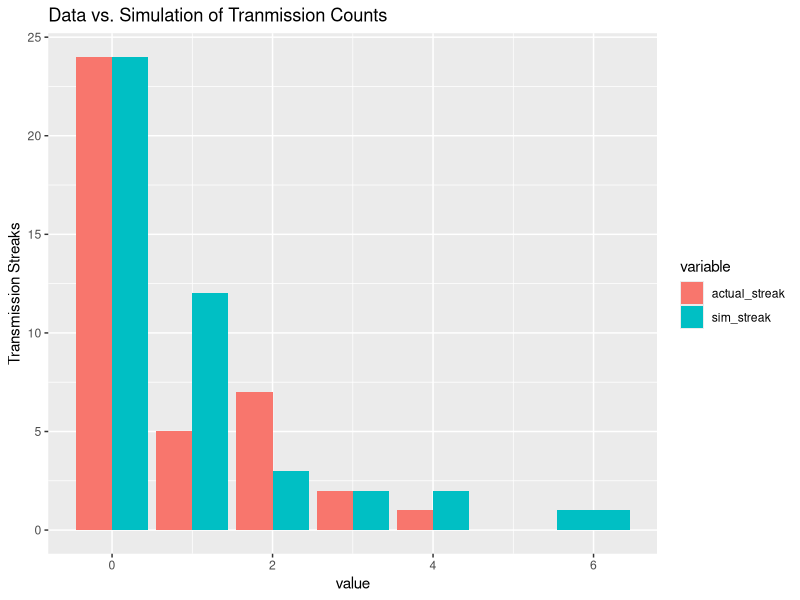
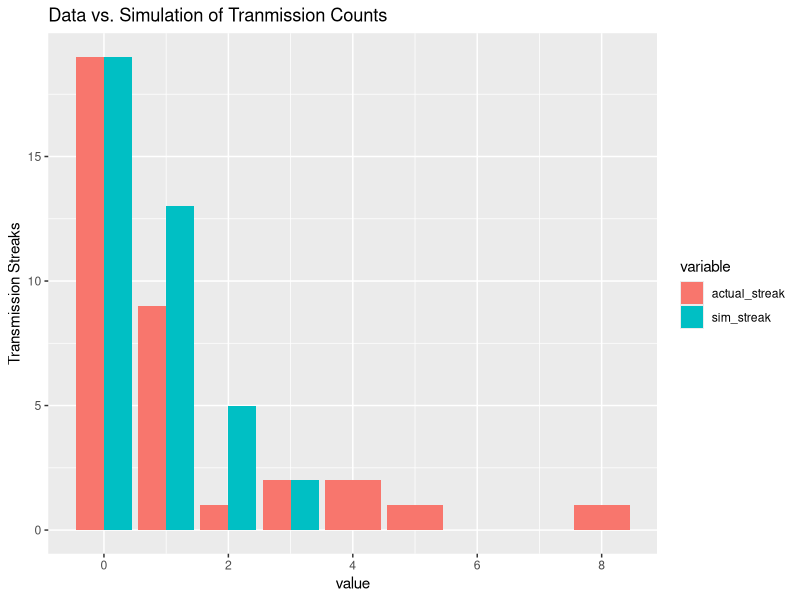
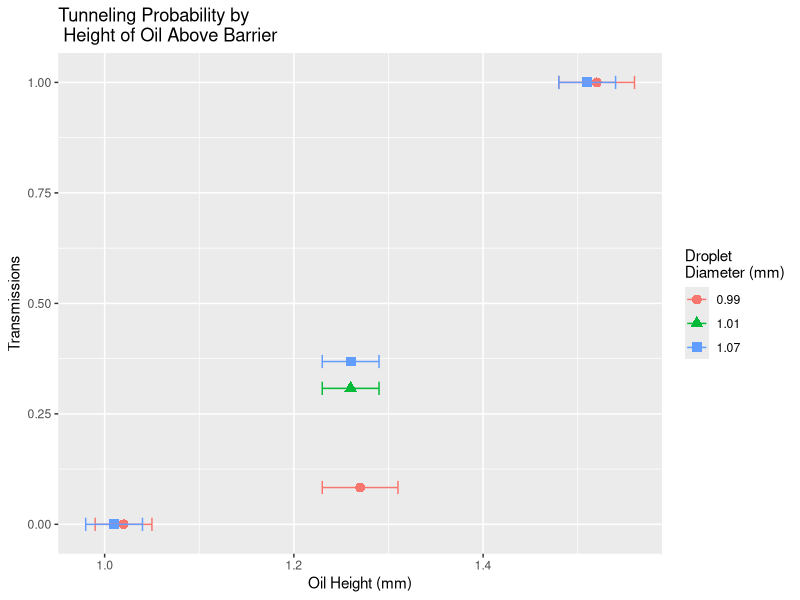
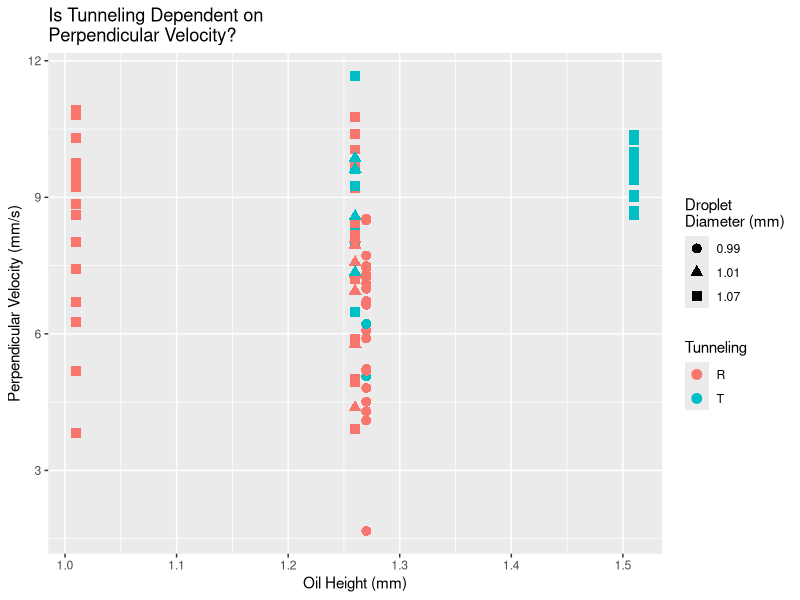
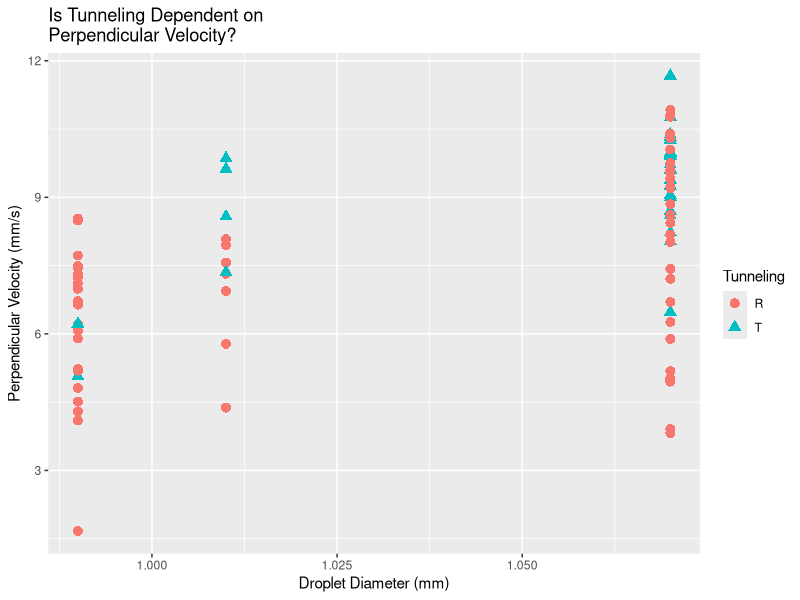
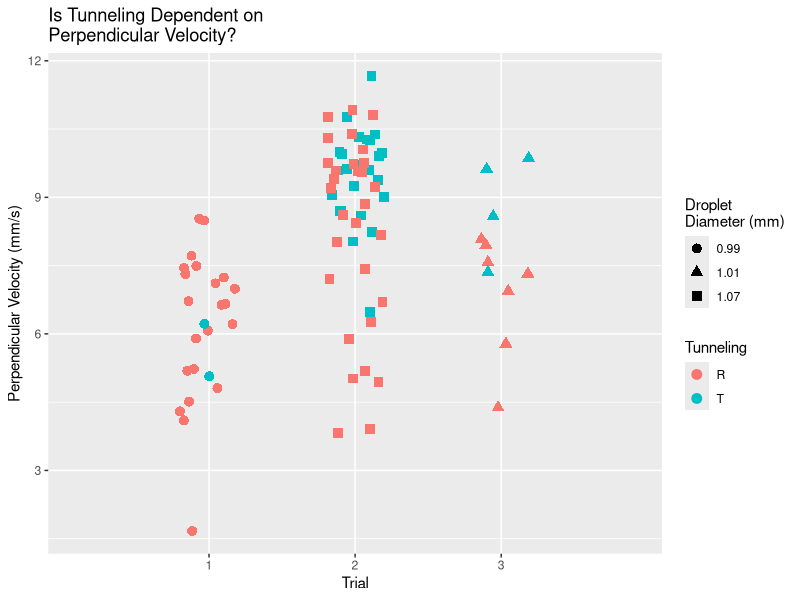

These figures' R source, in order:
## ---- chunk 1
suppressWarnings(library(ggplot2))
library(tidyr)
library(dplyr)
## ---- chunk 2
set.seed(4)

# Import data.
data <- c("R", "T", "T", "T", "R", "T", "T", "R", "T", "R","R","R","R","T", "R","R","R","R","R","T", "R","R","R","T","R","R","R","R","R","R","R","R","T", "T", "T", "T", "R", "R", "R", "T", "T", "R", "T","T", "R", "T", "T","R","T", "T", "R", "R", "T", "T", "R", "T", "R","R","R","R","T", "T", "T", "R", "T", "T", "R")

# Write function to calculate the streak of transmissions.
calc_streak <- function(x){
    diff(which(c(0, as.numeric(x == "T"), 0) == 0)) - 1
}

# Calculate streak of data.
streak <- calc_streak(data)


# Reproduce with a simulation. Calculate streaks of simulation.
T_prob <- 31.0/length(data)
outcomes <- c("T", "R")
sim_data <- sample(outcomes, size = length(data), replace = TRUE, prob = c(T_prob, (1-T_prob)))
sim <- calc_streak(sim_data)


# Format real and simulated data for plots.
st <- data.frame(streak) %>% 
  group_by(streak) %>% 
  summarize(results = n()) %>%
  rename(actual_streak = streak)

su <- data.frame(sim) %>% 
  group_by(sim) %>% 
  summarize(results = n()) %>%
  rename(sim_streak = sim)

all <- full_join(st,su, by= "results")
all[is.na(all)] <- 0
all.long <- gather(all, "variable","value", -results)


# Plot.
ggplot(all.long, aes(value, results, fill=variable)) + 
  geom_bar(stat="identity", position="dodge") +
  ggtitle("Data vs. Simulation of Tranmission Counts") + ylab("Transmission Streaks")
## ---- chunk 3
# Write function to calculate the streak of reflections.
calc_streak <- function(x){
    diff(which(c(0, as.numeric(x == "R"), 0) == 0)) - 1
}

# Calculate streak of data.
streak <- calc_streak(data)


# Calculate streaks of simulation.
sim <- calc_streak(sim_data)


# Format real and simulated data for plots.
st <- data.frame(streak) %>% 
  group_by(streak) %>% 
  summarize(results = n()) %>%
  rename(actual_streak = streak)

su <- data.frame(sim) %>% 
  group_by(sim) %>% 
  summarize(results = n()) %>%
  rename(sim_streak = sim)

all <- full_join(st,su, by= "results")
all[is.na(all)] <- 0
all.long <- gather(all, "variable","value", -results)


# Plot.
ggplot(all.long, aes(value, results, fill=variable)) + 
  geom_bar(stat="identity", position="dodge") +
  ggtitle("Data vs. Simulation of Tranmission Counts") + ylab("Transmission Streaks")
## ---- chunk 4
h <- c(1.52,1.27,1.02,1.51,1.26,1.01,1.26)
h_E <- c(0.04, 0.04, 0.03, 0.03, 0.03,0.03,0.03) 
T <- c(1.0, 2/24, 0.0, 17/17, 7/19, 0/18, 4/13)
barrier <- c(2.75,3.0,3.25,2.75,3.0,3.25,3.0)
trial <- c(1,1,1,2,2,2,3)

D1 <- round(mean(c(0.9876,1.011,1.048,0.9968,0.9789,0.9676,0.9969,0.9969,0.9672)), digits = 2)
D_SE1 <- round(sd(c(0.9876,1.011,1.048,0.9968,0.9789,0.9676,0.9969,0.9969,0.9672))/sqrt(9), digits = 2)

D2 <- round(mean(c(1.042,1.094,1.113,1.011,1.154, 1.030,1.054,1.078)), digits = 2)
D_SE2 <- round(sd(c(1.042,1.094,1.113,1.011,1.154, 1.030,1.054,1.078))/sqrt(9), digits = 2)

D3 <- round(mean(c(1.089,0.9754,1.058,1.001,0.9794,1.030,0.9193,0.9878,1.090)), digits = 2)
D_SE3 <- round(sd(c(1.089,0.9754,1.058,1.001,0.9794,1.030,0.9193,0.9878,1.090))/sqrt(9), digits = 2)

D <- c(D1,D1,D1,D2,D2,D2,D3)
df <- data.frame(trial, barrier, h, h_E, T, D)

  
ggplot(df, aes(h, T, col = factor(D), shape = factor(D))) + 
  geom_point(size = 3) +
  geom_errorbarh(aes(xmin=h-h_E, xmax=h+h_E), height=.03) +
  xlab("Oil Height (mm)") + 
  ylab("Transmissions") +
  ggtitle("Tunneling Probability by\n Height of Oil Above Barrier") +
  guides(colour = guide_legend("Droplet\nDiameter (mm)"), shape = guide_legend("Droplet\nDiameter (mm)"))

?geom_errobar
## ---- chunk 5
trial <- rep(c(1,2,3),times = c(24,54,11))
Dia <- rep(c(D1,D2,D3), times = c(24,54,11))
height <- rep(c(1.27,1.51,1.26,1.01,1.26), times = c(24,17,19,18,11))
collision <- c(seq(1,24),seq(1,17),seq(1,19),seq(1,18),seq(1,11))
v_perp <- c(1.67,5.90,6.07,6.66,6.21,6.99,8.49,8.53,7.49,7.45,4.10,4.51,6.72,7.24,7.31,7.11,7.72,5.07,5.19,4.30,4.81,5.23,6.22,6.64,9.05,8.60,9.59,9.38,10.33,8.70,9.60,8.69,10.25,9.98,9.72,9.91,9.00,9.99,9.95,10.27,10.38,5.02,5.89,9.20,6.48,8.23,10.40,10.76,9.62,7.21,8.03,9.25,8.44,9.75,10.77,4.95,8.18,10.05,11.67,3.91,9.41,9.59,10.30,8.85,7.43,9.75,6.26,8.61,10.81,9.57,9.55,9.73,10.92,6.70,5.18,9.23,3.82,8.02,7.57,5.78,7.32,9.62,7.95,7.35,4.38,8.58,8.08,6.94,9.86)
tun <- c("R","R","R","R","R","R","R","R","R","R","R","R","R","R","R","R","R","T","R","R","R","R","T","R","T","T","T","T","T","T","T","T","T","T","T","T","T","T","T","T","T","R","R","R","T","T","R","T","T","R","T","T","R","R","R","R","R","R","T","R","R","R","R","R","R","R","R","R","R","R","R","R","R","R","R","R","R","R","R","R","R","T","R","T","R","T","R","R","T")
length(tun)
vdf <- data.frame(trial,collision, Dia, height, v_perp, tun)

ggplot(vdf, aes(x = height, v_perp, col = factor(tun))) + 
  geom_point(size = 3, aes(shape = factor(Dia))) +
  xlab("Oil Height (mm)") +
  ylab("Perpendicular Velocity (mm/s)") +
  ggtitle("Is Tunneling Dependent on\nPerpendicular Velocity?") + 
  guides(colour = guide_legend("Tunneling"), shape = guide_legend("Droplet\nDiameter (mm)"))
  
  

# Assuming about the same height.

ggplot(vdf, aes(x = Dia, v_perp, col = factor(tun))) + 
  geom_point(size = 3, aes(shape = factor(tun))) +
  xlab("Droplet Diameter (mm)") +
  ylab("Perpendicular Velocity (mm/s)") +
  ggtitle("Is Tunneling Dependent on\nPerpendicular Velocity?") + 
  scale_color_discrete("Droplet\nDiameter (mm)") +
  guides(colour = guide_legend("Tunneling"), shape = guide_legend("Tunneling"))

# Adding jitter

vdf <- mutate(vdf, jitterD = jitter(Dia)) 
vdf <- mutate(vdf, jittert = jitter(trial))

ggplot(vdf, aes(x = jittert, v_perp, col = factor(tun))) + 
  geom_point(size = 3, aes(shape = factor(Dia))) +
  xlab("Trial") +
  ylab("Perpendicular Velocity (mm/s)") +
  ggtitle("Is Tunneling Dependent on\nPerpendicular Velocity?") +
  guides(colour = guide_legend("Tunneling"), shape = guide_legend("Droplet\nDiameter (mm)")) +
  scale_x_discrete(limits = c(1,2,3),labels=c("1","2","3")) +
  coord_cartesian(xlim = c(0.5,3.5)) 

